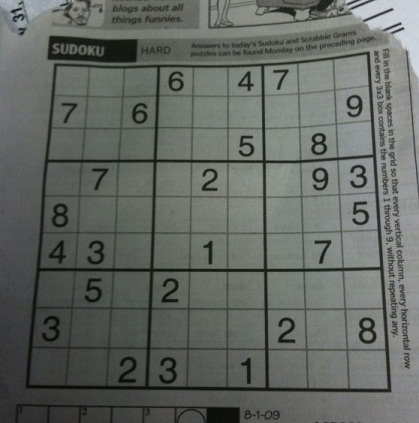
#> input picture homework_exercises/ex2/sudoku-original.jpg, 419 x 423 px
$ python ex2a.py
#> lines starting #> are read from the running program, lines starting #| are printed output that depends on the picture; after the words box and inside, x2 and y2 are one past the last pixel; in counts of white or black regions, pixels touching at a corner belong together
# Name: Ofir Cohen
# ID: 312255847
# Date: 5/1/2020


import cv2
import numpy as np
import matplotlib.pyplot as plt
from scipy import ndimage as ndi
from scipy.ndimage.filters import convolve, gaussian_filter


def Canny(img, sigma, t, T):
	img1 = gs_filter(img, sigma)
	img2, D = gradient_intensity(img1)
	img3 = suppression(np.copy(img2), D)
	img4, weak = threshold(np.copy(img3), t, T)
	img5 = tracking(np.copy(img4), weak)
	return img5


def create_rgb_img(width, height, img):
	output_img = np.zeros((height, width, 3), dtype=np.uint8)
	output_img[:, :, 0] = img
	output_img[:, :, 1] = img
	output_img[:, :, 2] = img
	return output_img


def draw_red_lines(width, height, img, edges):
	sum = 0
	lines = []
	col_sums = [0 for _ in range(width)]
	for col in range(width):
		for row in range(60,height):
			col_sums[col] += edges[row,col]

	while len(lines) < 4:
		max_val = max(col_sums)
		index = col_sums.index(max_val)
		lines.append(index)
		for i in range(30):
			col_sums[index-i] = 0
			col_sums[index+i] = 0
		col_sums[index] = 0

	for col in lines:
		for row in range(height):
			for i in range(-1,3):
				img[row,col+i,1] = 0
				img[row,col+i,2] = 0


def threshold_img(img):
	thr1 = img.copy()
	height, width = thr1.shape
	for col in range(width):
		for row in range(height):
			if thr1[row,col] < 40:
				thr1[row,col] = 0
			else:
				thr1[row,col] = 255
	return thr1


def plot_image(canny):
	'''
	Plotting the Original image and the Edged image
	'''
	plt.figure(figsize=(20,20))
	plt.imshow(canny)
	plt.title('Canny Output')
	plt.xticks([])
	plt.yticks([])
	plt.show()


################### Private functions ##################

def gs_filter(img, sigma):
	return gaussian_filter(img, sigma)


########################################################


def gradient_intensity(img):
	Kx = np.array(
		[[-1, 0, 1], [-2, 0, 2], [-1, 0, 1]], np.int32
	)
	# Kernel for Gradient in col-direction
	# Ky = np.array(
	# 	[[1, 2, 1], [0, 0, 0], [-1, -2, -1]], np.int32
	# )
	# Apply kernels to the image
	Ix = convolve(img, Kx)
	# Iy = convolve(img, Ky)

	# return the hypothenuse of (Ix, Iy)
	G = np.hypot(Ix, img)
	D = np.arctan2(img, Ix)
	return (G, D)


########################################################


def suppression(img, D):
	M, N = img.shape
	Z = np.zeros((M,N), dtype=np.int32)

	for i in range(M):
		for j in range(N):
			# find neighbour pixels to visit from the gradient directions
			where = round_angle(D[i, j])
			try:
				if where == 0:
					if (img[i, j] >= img[i, j - 1]) and (img[i, j] >= img[i, j + 1]):
						Z[i,j] = img[i,j]
				elif where == 90:
					if (img[i, j] >= img[i - 1, j]) and (img[i, j] >= img[i + 1, j]):
						Z[i,j] = img[i,j]
				elif where == 135:
					if (img[i, j] >= img[i - 1, j - 1]) and (img[i, j] >= img[i + 1, j + 1]):
						Z[i,j] = img[i,j]
				elif where == 45:
					if (img[i, j] >= img[i - 1, j + 1]) and (img[i, j] >= img[i + 1, j - 1]):
						Z[i,j] = img[i,j]
			except IndexError as e:
				""" Todo: Deal with pixels at the image boundaries. """
				pass
	return Z


########################################################


def threshold(img, t, T):
	# define gray value of a WEAK and a STRONG pixel
	cf = {
		'WEAK': np.int32(50),
		'STRONG': np.int32(255),
	}

	# get strong pixel indices
	strong_i, strong_j = np.where(img > T)

	# get weak pixel indices
	weak_i, weak_j = np.where((img >= t) & (img <= T))

	# get pixel indices set to be zero
	zero_i, zero_j = np.where(img < t)

	# set values
	img[strong_i, strong_j] = cf.get('STRONG')
	img[weak_i, weak_j] = cf.get('WEAK')
	img[zero_i, zero_j] = np.int32(0)

	return (img, cf.get('WEAK'))


########################################################


def tracking(img, weak, strong=255):
	M, N = img.shape
	for i in range(M):
		for j in range(N):
			if img[i, j] == weak:
				# check if one of the neighbours is strong (=255 by default)
				try:
					if ((img[i + 1, j] == strong) or (img[i - 1, j] == strong)
						or (img[i, j + 1] == strong) or (img[i, j - 1] == strong)
						or (img[i+1, j + 1] == strong) or (img[i-1, j - 1] == strong)):
						img[i, j] = strong
					else:
						img[i, j] = 0
				except IndexError as e:
					pass
	return img


########################################################


def round_angle(angle):
	""" Input angle must be \in [0,180) """
	angle = np.rad2deg(angle) % 180
	if (0 <= angle < 22.5) or (157.5 <= angle < 180):
		angle = 0
	elif (22.5 <= angle < 67.5):
		angle = 45
	elif (67.5 <= angle < 112.5):
		angle = 90
	elif (112.5 <= angle < 157.5):
		angle = 135
	return angle


########################################################
######################## MAIN ##########################
########################################################


def main():
	img = cv2.imread('sudoku-original.jpg', 0)
#> img: shape (423, 419); min 5, max 218, mean 101.9
	thr1 = threshold_img(img)
#> after the loop in threshold_img, `for col in range(width):`:
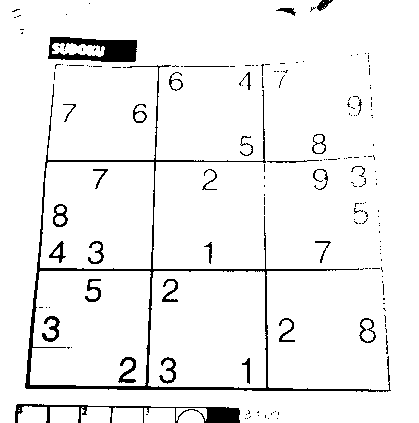
#> thr1: shape (423, 419); 94.5% white; 175 black regions (143 under 20 px), largest, box (x1, y1, x2, y2) and area: (25, 65, 391, 392) 3989, (48, 37, 137, 62) 1396, (15, 404, 240, 423) 1137
	height, width = thr1.shape
#> height = 423; width = 419
	edges = Canny(thr1, np.sqrt(0.9), 70, 200)
#> in gradient_intensity, `D = np.arctan2(img, Ix)`:
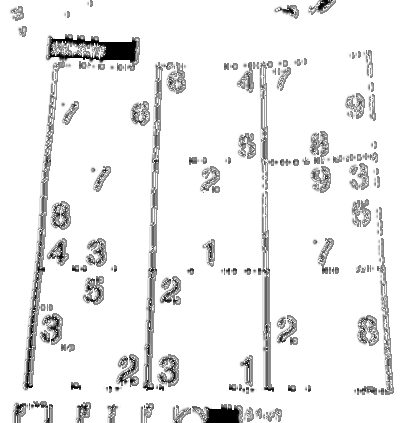
#> D: shape (423, 419) float16; min 0, max 1.57, mean 1.47; drawn with min black and max white
#> the loop in suppression, `for i in range(M):` made 423 passes
#> after the loop in suppression, `for i in range(M):`:
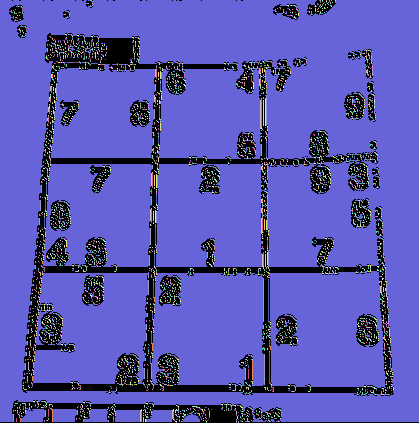
#> Z: shape (423, 419) int32; 268 distinct labels, from 0 to 359; one colour per label, 0 black
#> in threshold, `img[strong_i, strong_j] = cf.get('STRONG')`: img: shape (423, 419) int32; 110 distinct labels, from 0 to 255
#> in threshold, `img[weak_i, weak_j] = cf.get('WEAK')`:
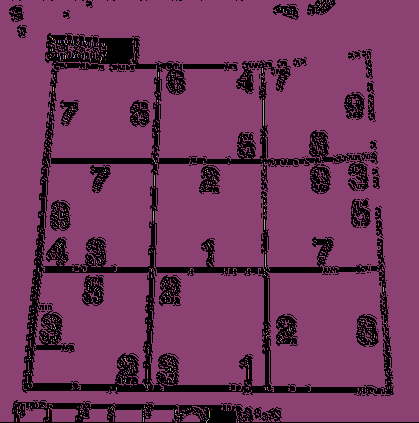
#> img: shape (423, 419) int32; 27 distinct labels, from 0 to 255; one colour per label, 0 black
#> in threshold, `img[zero_i, zero_j] = np.int32(0)`: img: shape (423, 419) int32; 3 distinct labels, from 0 to 255
#> after the loop in tracking, `for i in range(M):`: img: shape (423, 419) int32; 3 distinct labels, from 0 to 255
	edges_inv = (edges * -1) + 255
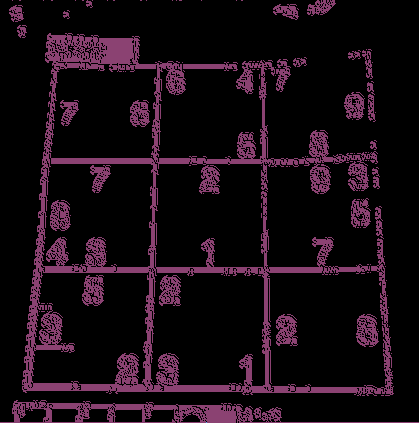
#> edges_inv: shape (423, 419) int32; 3 distinct labels, from 0 to 255; one colour per label, 0 black
	output_img = create_rgb_img(width, height, img)
#> in create_rgb_img, `output_img[:, :, 1] = img`:
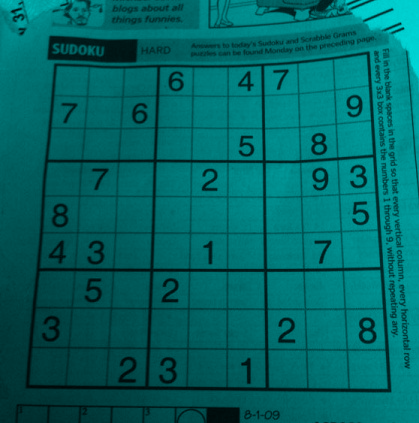
#> output_img: shape (423, 419, 3); mean of channels 0, 1, 2 101.9, 101.9, 0; drawn as B, G, R
	draw_red_lines(width, height, output_img, edges_inv)
#> the loop in draw_red_lines, `for col in lines:` made 4 passes
#> col on passes 1 to 4: 264, 152, 51, 358
#> after the loop in draw_red_lines, `for col in lines:`:
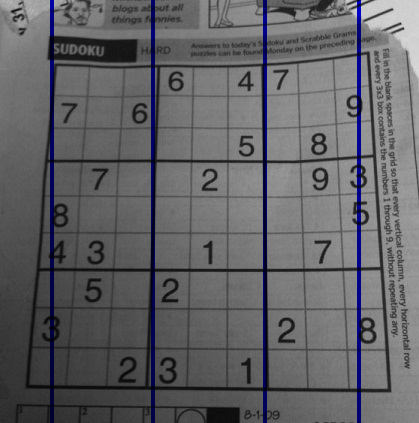
#> img: shape (423, 419, 3); mean of channels 0, 1, 2 101.9, 98.5, 98.5; drawn as B, G, R
	plot_image(output_img)


if __name__ == "__main__":
	main()
